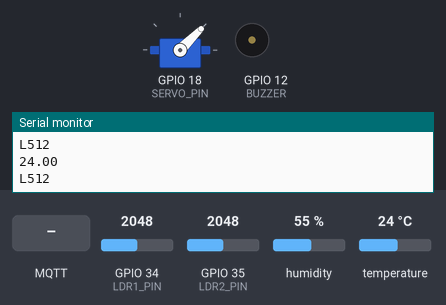
The sketch below on a simulated ESP32. Parts: servo, buzzer (waves = sounding), the last lines printed to the serial monitor. Inputs (shaded band) come from the test bench; at power-on: GPIO 35 (LDR2_PIN) = 2048, GPIO 34 (LDR1_PIN) = 2048, humidity 55 %, temperature 24 °C. WiFi joins after 1.5 s; servers stay silent unless stated; network time is answered at once with the bench clock; the local clock reads 2024-03-15 10:24:30 at power-on unless the sketch sets it; no MQTT or app messages arrive unless stated.

Above: at 2.7 s.
2.8 s: GPIO 35 (LDR2_PIN) set to 2090
At 4.1 s:
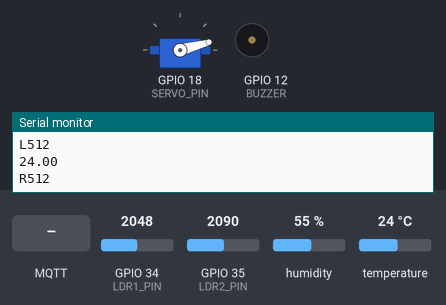
5.1 s: MQTT message "ENTC-ADMIN-SCH-ON" arrives on the second subscribed topic
At 6.9 s:
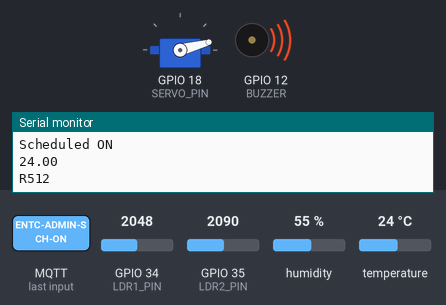
7.2 s: GPIO 34 (LDR1_PIN) set to 2122
At 8.6 s:
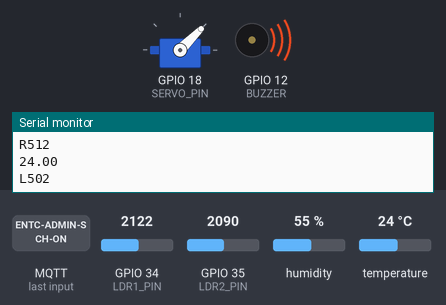
9.2 s: MQTT message "5" arrives on the third subscribed topic
At 11.0 s:
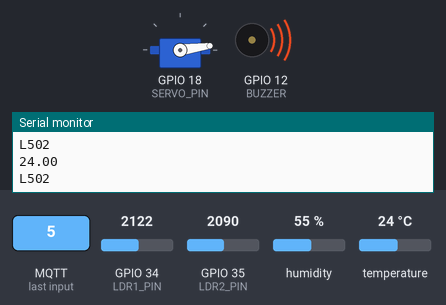
11.3 s: MQTT message "ENTC-ADMIN-SCH-ON" arrives on the first subscribed topic
At 13.0 s:
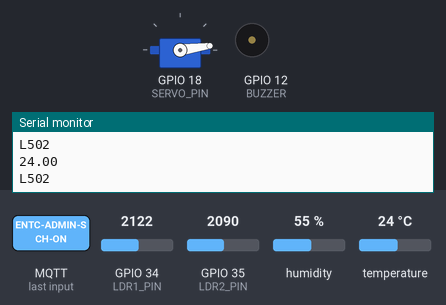
13.3 s: MQTT message "ENTC-ADMIN-SERVO" arrives on the second subscribed topic
At 14.9 s:
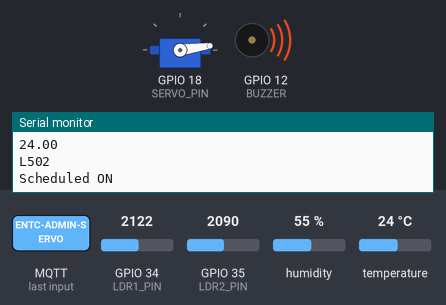
Timing chart, 0 to 16.4 s (numbered marks = the images above; inputs shaded):
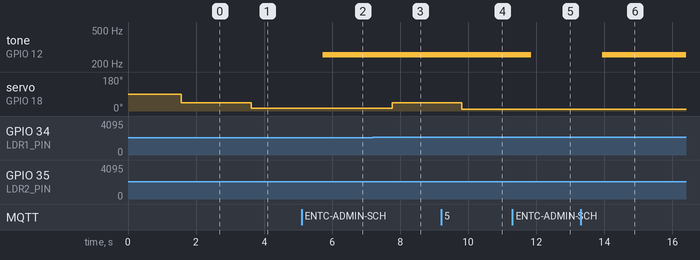

Measured:
- the behaviour switches between 2048 and 2049 on GPIO 35 (LDR2_PIN) (found by bisection; images 0 and 1)
- the behaviour switches between 2089 and 2090 on GPIO 34 (LDR1_PIN) (found by bisection; images 2 and 3)
- after the input at 2.8 s, servo on GPIO 18 (SERVO_PIN): 45° → 15° after 0.82 s
- after the input at 5.1 s, tone on GPIO 12 (BUZZER): silent → 256 Hz after 0.62 s
- after the input at 7.2 s, servo on GPIO 18 (SERVO_PIN): 15° → 45° after 0.56 s
- after the input at 9.2 s, servo on GPIO 18 (SERVO_PIN): 45° → 8° after 0.61 s
- after the input at 11.3 s, tone on GPIO 12 (BUZZER): 256 Hz → silent after 0.56 s
- after the input at 13.3 s, tone on GPIO 12 (BUZZER): silent → 256 Hz after 0.64 s

The sketch:

Connecting_to_the_NodeRed.ino
```cpp
#include <WiFi.h>
#include <PubSubClient.h>
#include "DHTesp.h"
#include <NTPClient.h>
#include <WiFiUdp.h>
#include <ESP32Servo.h>

#define DHT_PIN 15
#define BUZZER 12
#define LDR1_PIN 34
#define LDR2_PIN 35
#define SERVO_PIN 18

Servo servo;

WiFiClient espClient;
PubSubClient mqttClient(espClient);

WiFiUDP ntpUDP;
NTPClient timeClient(ntpUDP);

char tempAr[6];
char ldrAr[6];

DHTesp dhtSensor;\

bool isScheduledON = false;
bool repeatDaily =false;

int pos = 0;
int minAngle = 30;
double cF = 0.75;
double D;
double intensity;

long scheduledOnTime;

void setup() {
  Serial.begin(115200);
  servo.attach(SERVO_PIN, 500, 2400);

  setupWifi();

  setupMqtt();

  dhtSensor.setup(DHT_PIN, DHTesp::DHT22);

  timeClient.begin();
  timeClient.setTimeOffset(5.5*3600);

  pinMode(BUZZER, OUTPUT);
  pinMode(LDR1_PIN,INPUT);
  pinMode(LDR2_PIN,INPUT);
  digitalWrite(BUZZER, LOW);


}

void loop() {
  if (!mqttClient.connected()) {
    connectToBroker();
  }
  mqttClient.loop();

  updateTemperature();
  updateLightIntensity();
  Serial.println(tempAr);
  Serial.println(ldrAr);
  mqttClient.publish("ENTC-ADMIN-TEMP", tempAr);
  mqttClient.publish("ENTC-ADMIN-LDR", ldrAr);

  updateShadedSlidingWindow();

  checkSchedule();
  delay(1000);
}

void buzzerOn(bool on) {
  if (on) {
    tone(BUZZER, 256);
  } else {
    noTone(BUZZER);
  }
}

void setupMqtt(){
  mqttClient.setServer("test.mosquitto.org", 1883);
  mqttClient.setCallback(receiveCallback);
}

void receiveCallback(char* topic, byte* payload, unsigned int length) {
  Serial.print("Message arrived [");
  Serial.print(topic);
  Serial.print("] ");

  char payloadCharAr[length];
  for (int i = 0; i < length; i++) {
    Serial.print((char)payload[i]);
    payloadCharAr[i] = (char)payload[i];
  }
  Serial.println();

  if (strcmp(topic, "ENTC-ADMIN-MAIN-ON-OFF") == 0) {
    if (payloadCharAr[0] == 't'){
      buzzerOn(true);
    }else{
      buzzerOn(false);
      noTone(BUZZER);
    }
  }else if(strcmp(topic,"ENTC-ADMIN-SCH-ON")== 0){
    if(payloadCharAr[0] == 'N'){
      isScheduledON = false;
    }else{
      isScheduledON = true;
      scheduledOnTime = atol(payloadCharAr);
    }
  }if(strcmp(topic,"ENTC-ADMIN-SERVO")== 0){
    minAngle=atol(payloadCharAr);
  }if(strcmp(topic,"ENTC-ADMIN-CF")== 0){
    cF=atof(payloadCharAr);
  }if(strcmp(topic,"ENTC-ADMIN-I")== 0){
    intensity=atof(payloadCharAr);
  }if(strcmp(topic,"ENTC-ADMIN-REPEAT-DAILY")== 0){
    if (payloadCharAr[0] == 't'){
      repeatDaily = true;
    }else{
      repeatDaily = false;
    }
  }
}

void connectToBroker() {
  while (!mqttClient.connected()) {
    Serial.print("Attempting MQTT connection...");
    if (mqttClient.connect("ESP32-34655655476")) {
      Serial.println("connected");
      mqttClient.subscribe("ENTC-ADMIN-MAIN-ON-OFF");
      mqttClient.subscribe("ENTC-ADMIN-SCH-ON");
      mqttClient.subscribe("ENTC-ADMIN-SERVO");
      mqttClient.subscribe("ENTC-ADMIN-CF");
      mqttClient.subscribe("ENTC-ADMIN-I");
      mqttClient.subscribe("ENTC-ADMIN-REPEAT-DAILY");
    } else {
      Serial.print("failed ");
      Serial.print(mqttClient.state());
      delay(5000);
    }
  }
}

void setupWifi() {
  Serial.println();
  Serial.print("Connecting to ");
  Serial.println("Wokwi-GUEST");
  WiFi.begin("Wokwi-GUEST", "");

  while (WiFi.status() != WL_CONNECTED) {
    delay(500);
    Serial.print(". ");
  }

  Serial.println("WiFi connected");
  Serial.println("IP address: ");
  Serial.println(WiFi.localIP());
}

void updateTemperature() {
  TempAndHumidity data = dhtSensor.getTempAndHumidity();
  String(data.temperature, 2).toCharArray(tempAr, 6);
}

void updateLightIntensity(){
  long sensorValue1=4095 - analogRead(LDR1_PIN);
  long sensorValue2=4095 - analogRead(LDR2_PIN);

  long ldrValue = max(sensorValue1,sensorValue2);
  String ldrValueString = String(map(ldrValue, 4095, 0, 1024, 0));
  if (sensorValue1>sensorValue2){
    ldrValueString = 'R' + ldrValueString;
    D=0.5;
  }else{
    ldrValueString = 'L' + ldrValueString;
    D=1.5;
  }
  ldrValueString.toCharArray(ldrAr, 6);
}

void updateShadedSlidingWindow(){
  int newPos = round(minAngle*D+(180-minAngle)*intensity*cF);

  pos = (min(newPos,180));

  servo.write(pos);
  delay(15);
}

unsigned long getTime() {
  timeClient.update();
  return timeClient.getEpochTime();
}

void checkSchedule() {
  if (isScheduledON) {
    unsigned long currentTime = getTime();
    if (currentTime > scheduledOnTime) {
      buzzerOn(true);
      if(repeatDaily == true){
        isScheduledON = true;
        mqttClient.publish("ENTC-ADMIN-MAIN-ON-OFF-ESP", "1");
        scheduledOnTime += 60;
      }else{
        isScheduledON = false;
        mqttClient.publish("ENTC-ADMIN-MAIN-ON-OFF-ESP", "1");
        mqttClient.publish("ENTC-ADMIN-SCH-ESP-ON", "0");
        Serial.println("Scheduled ON");
      }
    }
  }
}
```
